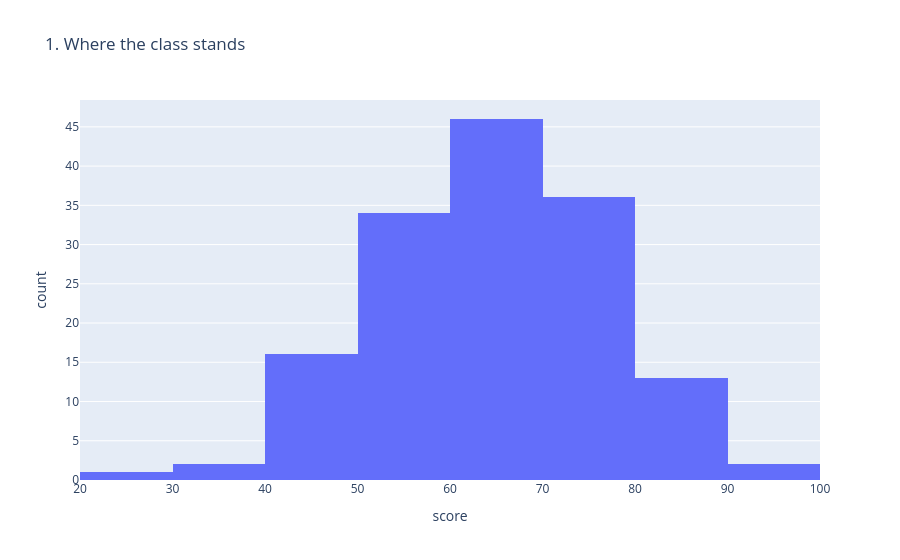
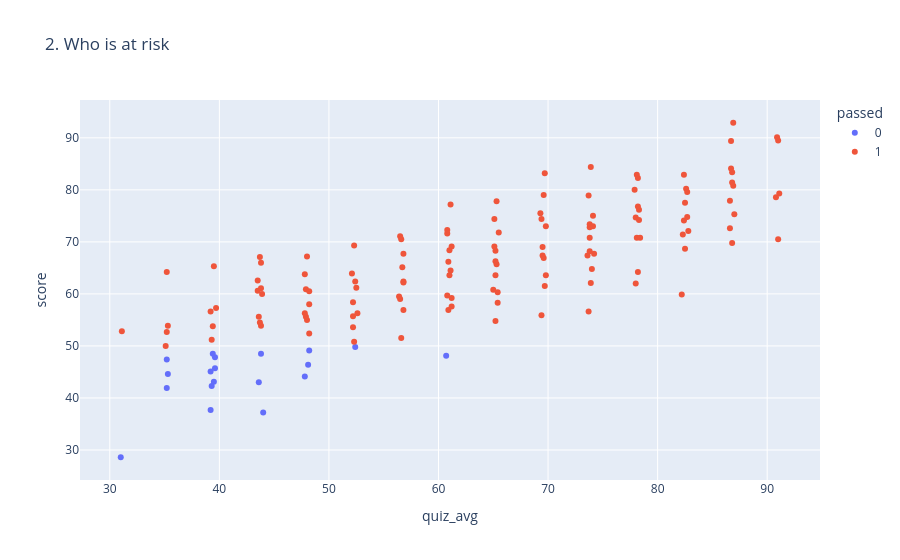
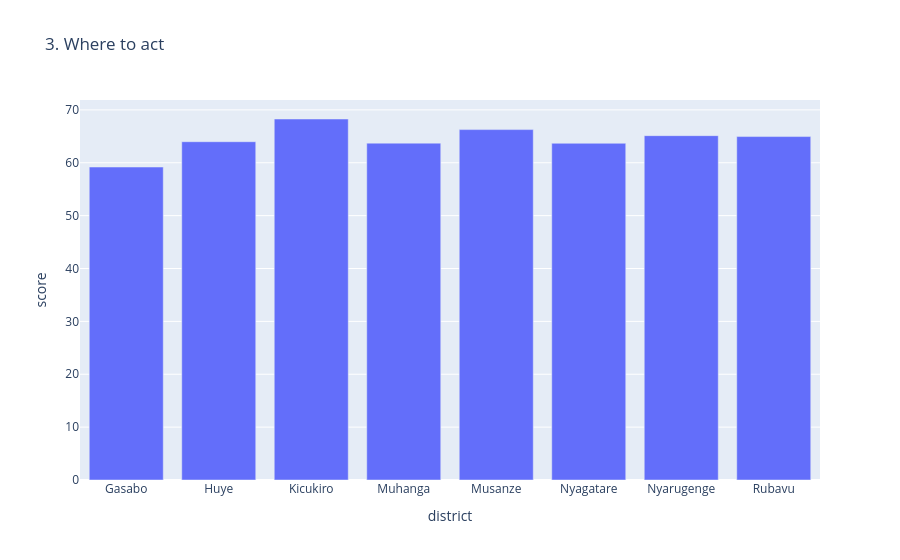

The code cell stored with these charts, in order, in its notebook:
### Code cell
#Exercise 5.1
fig1 = px.histogram(df, x="score", nbins=12, title="1. Where the class stands")
fig1.show()
df["passed"] = df["passed"].astype(str)
fig2 = px.scatter(df, x="quiz_avg", y="score", color="passed",hover_name="name", title="2. Who is at risk")
fig2.show()
avg = df.groupby("district")["score"].mean().reset_index()
fig3 = px.bar(avg, x="district", y="score", title="3. Where to act")
fig3.show()

### Figure 1 — Plotly figure (JSON) as saved in the notebook; plotly's stock layout.template omitted (floating-point values rounded to 4 significant figures; data arrays with more than 128 entries replaced by an {"elided": "..."} marker saying what was removed)
{"data": [{"bingroup": "x", "hovertemplate": "score=%{x}<br>count=%{y}<extra></extra>", "legendgroup": "", "marker": {"color": "#636efa", "pattern": {"shape": ""}}, "name": "", "nbinsx": 12, "orientation": "v", "showlegend": false, "type": "histogram", "x": {"elided": "150 float values"}, "xaxis": "x", "yaxis": "y"}], "layout": {"barmode": "relative", "legend": {"tracegroupgap": 0}, "title": {"text": "1. Where the class stands"}, "xaxis": {"anchor": "y", "domain": [0, 1], "title": {"text": "score"}}, "yaxis": {"anchor": "x", "domain": [0, 1], "title": {"text": "count"}}}}

### Figure 2 — Plotly figure (JSON) as saved in the notebook; plotly's stock layout.template omitted (floating-point values rounded to 4 significant figures; data arrays with more than 128 entries replaced by an {"elided": "..."} marker saying what was removed)
{"data": [{"hovertemplate": "<b>%{hovertext}</b><br><br>passed=0<br>quiz_avg=%{x}<br>score=%{y}<extra></extra>", "hovertext": ["Aline Uwase", "Patrick Ingabire", "Josiane Uwimana", "Clarisse Ishimwe", "Bonaventure Mukamana", "Liliane Cyusa", "Janvier Karangwa", "Vestine Munyaneza", "Francoise Maniraguha", "Eric Uwizeyimana", "Grace Uwimana", "Claude Nyirahabimana", "Honorine Hakizimana", "Gilbert Ingabire", "Modeste Munyaneza", "Pascaline Hakizimana", "Protais Cyusa", "Alice Umuhoza", "Celestin Cyusa"], "legendgroup": "0", "marker": {"color": "#636efa", "symbol": "circle"}, "mode": "markers", "name": "0", "orientation": "v", "showlegend": true, "type": "scatter", "x": [31.0, 39.3, 39.6, 48.2, 60.7, 39.2, 43.6, 43.8, 52.4, 35.3, 47.8, 48.1, 35.2, 39.6, 44.0, 35.2, 39.4, 39.2, 39.5], "xaxis": "x", "y": [28.6, 42.3, 47.8, 49.1, 48.1, 45.1, 43.0, 48.5, 49.8, 44.6, 44.1, 46.4, 47.4, 45.7, 37.2, 41.9, 48.5, 37.7, 43.1], "yaxis": "y"}, {"hovertemplate": "<b>%{hovertext}</b><br><br>passed=1<br>quiz_avg=%{x}<br>score=%{y}<extra></extra>", "hovertext": {"elided": "131 str values"}, "legendgroup": "1", "marker": {"color": "#EF553B", "symbol": "circle"}, "mode": "markers", "name": "1", "orientation": "v", "showlegend": true, "type": "scatter", "x": {"elided": "131 float values"}, "xaxis": "x", "y": {"elided": "131 float values"}, "yaxis": "y"}], "layout": {"legend": {"title": {"text": "passed"}, "tracegroupgap": 0}, "title": {"text": "2. Who is at risk"}, "xaxis": {"anchor": "y", "domain": [0, 1], "title": {"text": "quiz_avg"}}, "yaxis": {"anchor": "x", "domain": [0, 1], "title": {"text": "score"}}}}

### Figure 3 — Plotly figure (JSON) as saved in the notebook; plotly's stock layout.template omitted (floating-point values rounded to 4 significant figures)
{"data": [{"hovertemplate": "district=%{x}<br>score=%{y}<extra></extra>", "legendgroup": "", "marker": {"color": "#636efa", "pattern": {"shape": ""}}, "name": "", "orientation": "v", "showlegend": false, "textposition": "auto", "type": "bar", "x": ["Gasabo", "Huye", "Kicukiro", "Muhanga", "Musanze", "Nyagatare", "Nyarugenge", "Rubavu"], "xaxis": "x", "y": [59.19, 63.98, 68.28, 63.72, 66.27, 63.68, 65.13, 64.96], "yaxis": "y"}], "layout": {"barmode": "relative", "legend": {"tracegroupgap": 0}, "title": {"text": "3. Where to act"}, "xaxis": {"anchor": "y", "domain": [0, 1], "title": {"text": "district"}}, "yaxis": {"anchor": "x", "domain": [0, 1], "title": {"text": "score"}}}}
